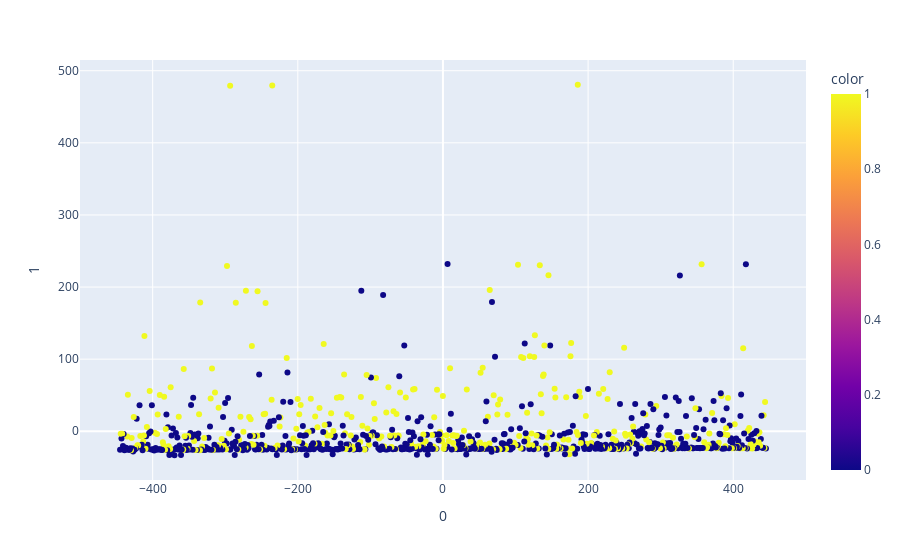

The cell this chart's notebook holds for it:
### Code cell
import plotly.express as px
from sklearn.decomposition import PCA

pca = PCA(n_components = 2)
components = pca.fit_transform(X)
fig = px.scatter(components, x=0, y=1, color=data['Survived'])
fig.show()

### Figure 1 — Plotly figure (JSON) as saved in the notebook; plotly's stock layout.template omitted (floating-point values rounded to 4 significant figures; data arrays with more than 128 entries replaced by an {"elided": "..."} marker saying what was removed)
{"data": [{"hovertemplate": "0=%{x}<br>1=%{y}<br>color=%{marker.color}<extra></extra>", "legendgroup": "", "marker": {"color": {"elided": "891 int values"}, "coloraxis": "coloraxis", "symbol": "circle"}, "mode": "markers", "name": "", "orientation": "v", "showlegend": false, "type": "scatter", "x": {"elided": "891 float values"}, "xaxis": "x", "y": {"elided": "891 float values"}, "yaxis": "y"}], "layout": {"coloraxis": {"colorbar": {"title": {"text": "color"}}, "colorscale": [[0, "#0d0887"], [0.1111, "#46039f"], [0.2222, "#7201a8"], [0.3333, "#9c179e"], [0.4444, "#bd3786"], [0.5556, "#d8576b"], [0.6667, "#ed7953"], [0.7778, "#fb9f3a"], [0.8889, "#fdca26"], [1, "#f0f921"]]}, "legend": {"tracegroupgap": 0}, "margin": {"t": 60}, "xaxis": {"anchor": "y", "domain": [0, 1], "title": {"text": "0"}}, "yaxis": {"anchor": "x", "domain": [0, 1], "title": {"text": "1"}}}}
